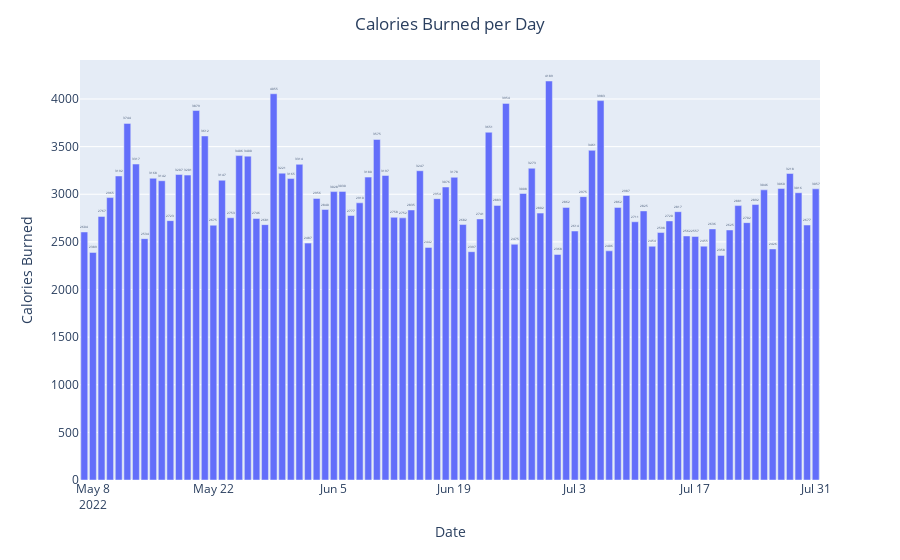

The notebook cell this image was saved under:
### Markdown cell above
### Calories burned per day
- converted from kilojoules during cleaning 
> cals_burned() in VisbaleWhoop

### Code cell
fig = px.bar(df, x='days_start', y='calories',
            labels={'days_start': 'Date', 'calories':'Calories Burned'})

fig.update_traces(text = df.calories, textposition = "outside")
fig.update_layout(title_text='Calories Burned per Day', title_x=0.5)
fig.show()
